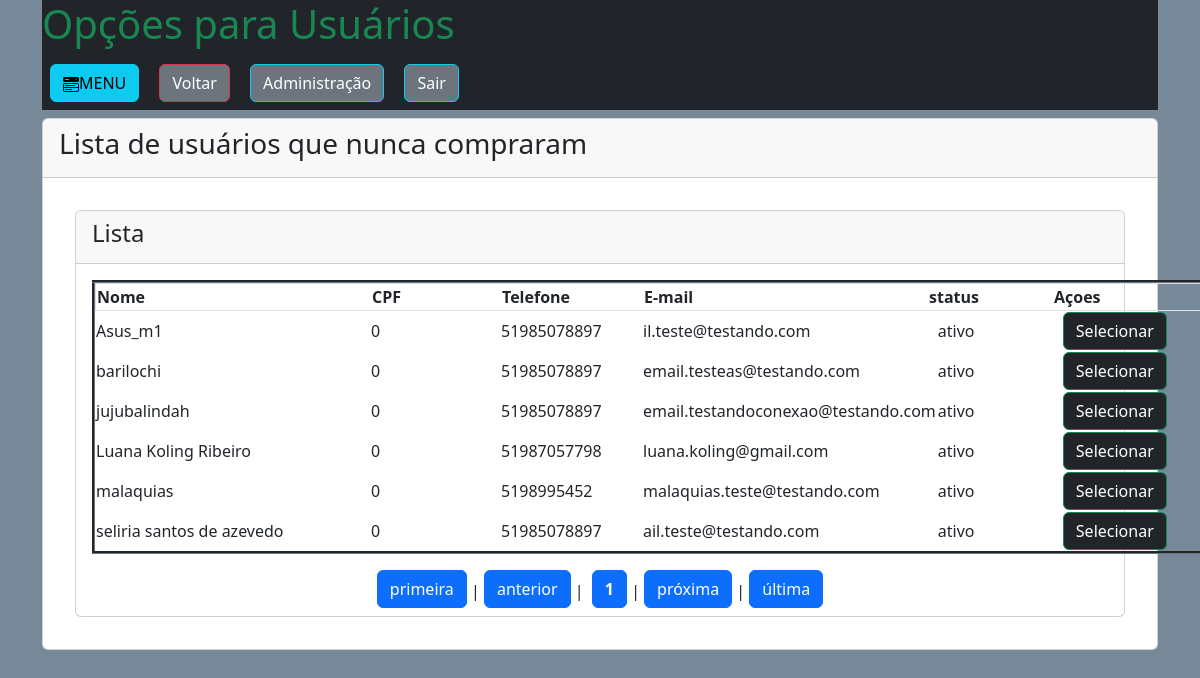
Screenshot of /administrador/usuarios/us_nunca_cp.php with the database file from the repository.
### tables this page shows
CREATE TABLE `usuarios` (
  `id_usuario` int(11) NOT NULL,
  `nome` varchar(150) NOT NULL,
  `CPF` bigint(14) NOT NULL,
  `telefone` bigint(14) NOT NULL,
  `celular` bigint(14) NOT NULL,
  `CEP` int(8) NOT NULL,
  `UF` varchar(30) NOT NULL,
  `cidade` varchar(100) NOT NULL,
  `bairro` varchar(100) NOT NULL,
  `logradouro` varchar(120) NOT NULL,
  `complemento` varchar(60) NOT NULL,
  `email` varchar(100) NOT NULL,
  `senha` varchar(100) NOT NULL,
  `foto` varchar(40) NOT NULL,
  `apelido` varchar(100) NOT NULL,
  `data_entrada` datetime NOT NULL,
  `status` int(1) NOT NULL,
  `administrador` int(1) NOT NULL,
  `token_recupercao` varchar(6) NOT NULL
);

### administrador/usuarios/us_nunca_cp.php (the view, shortened to what this page needs)
<?php
require_once '../../database.php';
?>
<!doctype html>
<html lang="pt-br">
  <head>
    <link href="https://cdn.jsdelivr.net/npm/bootstrap@5.3.3/dist/css/bootstrap.min.css" rel="stylesheet">
	<link rel="stylesheet" href="../../css/modal.css">
</head>
  <body style="background: #778899">
  <div class="container">
				<div class="bg-dark"><h1 class="text-success">
				</h1>
				<button type="button" class="btn btn-info m-2" data-toggle="modal" data-target="#exampleModal">
			MENU
				</button>
				<?php echo '<a class="btn btn-secondary border-danger m-2" href="usuarios.php">Voltar</a>'; ?>
				<a class="btn btn-secondary border-info m-2" href="../menu_admin.php">Administração</a>
				<a href="../../sair.php" class="btn btn-secondary border-info m-2">Sair</a>
				</div>
	<div class="card mt-2">
	<div class="card-header">
	<h3>Lista de usuários que nunca compraram</h3>
	</div>
	<div class="card-body">
<?php
$quantidade_us = 20;
$pagina     = (isset($_GET['pagina'])) ? (int)$_GET['pagina'] : 1;
$inicio     = ($quantidade_us * $pagina) - $quantidade_us;
        $sql_a = "SELECT id_usuario FROM usuarios AS u WHERE NOT EXISTS (SELECT id_usuario FROM compras AS cp WHERE cp.id_usuario = u.id_usuario) ORDER BY nome ASC LIMIT ".$inicio.",".$quantidade_us."";
	$consulta_a = $conexao->query($sql_a);
	$dados = $consulta_a->fetchALL(PDO::FETCH_ASSOC);
    echo '<div class="card m-3">
          <div class="card-header">
              <h4>Lista</h4>
          </div>
          <div class="card-body">';
          if(!empty($dados)){
          echo '<table  border="3" class="border-secondary" style="table-layout: fixed;width:1113px">';
          echo '<thead style="display: block;position: relative;" class="border">';
          echo '<tr>';
          echo '<th width=275>Nome</th><th width=130>CPF</th><th width=142>Telefone</th><th width=285>E-mail</th><th width=125>status</th><th>Açoes</th>';
          echo '</tr>';
          echo '</thead>';
          echo '<tbody style="display: block;  overflow: auto;width: 100%;max-height: 400px;overflow-y: scroll;overflow-x: hidden;">';
           foreach($dados as $d){
                $sql_b = "SELECT * FROM usuarios WHERE id_usuario = '".$d['id_usuario']."'";
		$consulta_b = $conexao->query($sql_b);
		$d_b = $consulta_b->fetch(PDO::FETCH_ASSOC);
	  if($d_b['status'] > 0){ $status = 'ativo'; }else{ $status = 'desativado';}
	  echo '<tr><td width=275>'.$d_b['nome'].'</td><td width=130>'.$d_b['CPF'].'</td><td width=142>'. $d_b['telefone'].'</td><td width=285>'.$d_b['email'].'</td>
	  <td width=125>'.$status.'</td><td><a class="btn btn-dark border-success me-2" href = "us_opcoes.php?id_usuario='.$d_b['id_usuario'].'">Selecionar</a>
	  </td></tr>';
 }
          echo '</tbody>';
           echo '</table>';
          }else{
                 echo '<div class="col-sm-8 mx-auto"><h3 class="alert alert-secondary">Nenhum usuario encontrado...</h3></div>';
          }
    echo '</div>
    ';
$sqlTotal = "SELECT COUNT(id_usuario) AS id FROM usuarios AS u WHERE NOT EXISTS (SELECT id_usuario FROM compras AS cp WHERE cp.id_usuario = u.id_usuario) ORDER BY nome ASC";
$consulta_c = $conexao->query($sqlTotal);
$qrTotal = $consulta_c->fetch(PDO::FETCH_ASSOC);
  $totalPagina= ceil($qrTotal['id']/$quantidade_us);
   $anterior  = (($pagina - 1) == 0) ? 1 : $pagina - 1;
   $posterior = (($pagina+1) >= $totalPagina) ? $totalPagina : $pagina+1;
   echo '<div id="navegacao" align="center">';
        echo '<a  class="btn btn-primary mb-2" href="?pagina=1">primeira</a> | ';
        echo "<a  class='btn btn-primary mb-2' href=\"?pagina=$anterior\">anterior</a> | ";
  echo '<a  class="btn btn-primary mb-2 ms-1" href="?pagina='.$pagina.'"><strong>'.$pagina.'</strong></a>';
     echo " | <a class='btn btn-primary mb-2' href=\"?pagina=$posterior\">próxima</a> | ";
    echo "  <a class='btn btn-primary mb-2' href=\"?pagina=$totalPagina\">última</a>";
  ?>
         </div>
        </div>
</div>

### rows the page displays
usuarios: nome "Asus_m1", CPF "0", telefone "51985078897", email "il.teste@testando.com", status "ativo"
usuarios: nome "barilochi", CPF "0", telefone "51985078897", email "email.testeas@testando.com", status "ativo"
usuarios: nome "jujubalindah", CPF "0", telefone "51985078897", email "email.testandoconexao@testando.com", status "ativo"
usuarios: nome "Luana Koling Ribeiro", CPF "0", telefone "51987057798", email "luana.koling@gmail.com", status "ativo"
usuarios: nome "malaquias", CPF "0", telefone "5198995452", email "malaquias.teste@testando.com", status "ativo"
usuarios: nome "seliria santos de azevedo", CPF "0", telefone "51985078897", email "ail.teste@testando.com", status "ativo"

### other values shown
$pagina "1"
